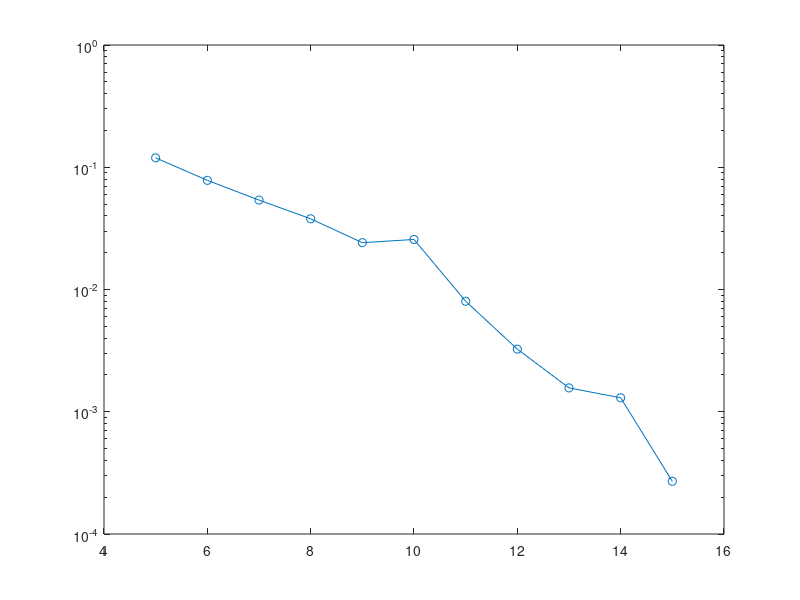

This figure's MATLAB source: (Note: this script raises an error after producing the figure.)
clear, clc, close all

%% Group all the BER curves

load('pbit_DFE.mat');
load('pbit_LE.mat');
load('pbit_viterbi.mat');
load('BER_awgn_sim.mat');
load('pbit_fba_513.mat');
load('pbit_fba_1415.mat');
pbit_fba = [mean(pbit_fba_513, 2); pbit_fba_1415];

%% Statistics for estimated channel, with only one realization
snr_vec = 5:15;

figure
semilogy(snr_vec, pbitLE(:, 3), '-o'), hold on,
semilogy(snr_vec, pbitDFE(:, 2), '-s')
semilogy(snr_vec_viterbi, pbit_viterbi(:, 3), '-x')
semilogy(snr_vec, pbit_fba, '-d')
semilogy(snr_vec, BER_awgn(snr_vec), '-^')
semilogy(snr_vec, pbit_AWGN_sim, '-h')
xlabel('snr [dB]'), ylabel('BER')
legend('LE, M1 = 20, D = 15', 'DFE, M1 = 25, D = 24, M2 = 4', 'Viterbi', 'FBA', 'AWGN', 'AWGN with simulation')
ylim([10^-5, 10^-1]), grid on
title('BER for one realization, estimated channel');


%% Statistics for real channel

load('pbit_LE_real_channel.mat');
load('pbit_DFE_real_channel.mat');
load('pbit_fba_real_channel.mat');
load('pbit_viterbi_realch.mat')

figure
semilogy(snr_vec, pbitLE_real_channel, '-o'), hold on
semilogy(snr_vec, pbitDFE_real_channel, '-s')
semilogy(snr_vec_viterbi, pbit_viterbi, '-x')
semilogy(snr_vec_fba_real_channel, pbit_fba_real_channel, '-d')
semilogy(snr_vec, BER_awgn(snr_vec), '-^')
semilogy(snr_vec, pbit_AWGN_sim, '-h')
xlabel('snr [dB]'), ylabel('BER')
legend('LE, M1 = 20, D = 15', 'DFE, M1 = 25, D = 24, M2 = 4', 'Viterbi', 'FBA', 'AWGN', 'AWGN with simulation')
ylim([10^-5, 10^-1]), xlim([5, 15]), grid on
title('BER for methods using the actual channel impulse response');

%% Statistics for same estimate

snr_vec = 5:13; 

load('pbit_LE_same_channel.mat');
load('pbit_DFE_same_channel.mat');
load('pbit_viterbi_same_channel.mat');
load('pbit_fba_same_channel.mat');

figure
semilogy(snr_vec_515, pbitLE_same_channel, '-o'), hold on,
semilogy(snr_vec_515, pbitDFE_same_channel, '-s')
semilogy(snr_vec_viterbi, pbit_viterbi_same_ch, '-x')
semilogy(snr_vec_fba_same_channel, pbit_fba_same_channel, '-d')
semilogy(snr_vec, BER_awgn(snr_vec), '-^')
semilogy(snr_vec, pbit_AWGN_sim(1:9), '-h')
xlabel('snr [dB]'), ylabel('BER')
legend('LE, M1 = 20, D = 15', 'DFE, M1 = 25, D = 24, M2 = 4', 'Viterbi', 'FBA', 'AWGN', 'AWGN with simulation')
ylim([10^-5, 10^-1]), xlim([5, 15]), grid on
title('BER for various methods, same channel noise and estimate');


%% Statistics for estimated channel, average over independent experiments
snr_vec = 5:15;
load('pbit_viterbi')

figure
semilogy(snr_vec, mean(pbitLE, 2), '-o'), hold on,
semilogy(snr_vec, median(pbitDFE, 2), '-s')
semilogy(snr_vec_viterbi, mean(pbit_viterbi, 2), '-x')
semilogy(snr_vec, pbit_fba, '-d')
semilogy(snr_vec, BER_awgn(snr_vec), '-^')
semilogy(snr_vec, pbit_AWGN_sim, '-h')
xlabel('snr [dB]'), ylabel('BER')
legend('LE, M1 = 20, D = 15', 'DFE, M1 = 25, D = 24, M2 = 4', 'Viterbi', 'FBA', 'AWGN', 'AWGN with simulation')
ylim([10^-5, 10^-1]), grid on
title('Average BER for independent experiments, estimated channel');
